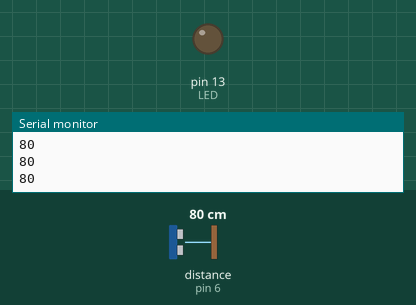
Recording of a sketch running on a simulated Arduino Uno, built with avr-gcc and run on an emulated ATmega328P. On the bench: output pins drawn as LEDs (lit = HIGH), the last lines printed to the serial monitor. Wiring (inferred from the names in the program): ultrasonic range finder: trigger pin 7; echo pin 6. Inputs (shaded band) come from the test bench; at power-on: distance to the obstacle (sensor on pin 6) 80 cm. The echo pulse lasts 58.3 µs per cm; pins used as bus, display or sensor lines are not drawn.

Above: at 1.2 s.
1.3 s: distance to the obstacle (sensor on pin 6) set to 54 cm
2.8 s: distance to the obstacle (sensor on pin 6) set to 47 cm
At 3.9 s:
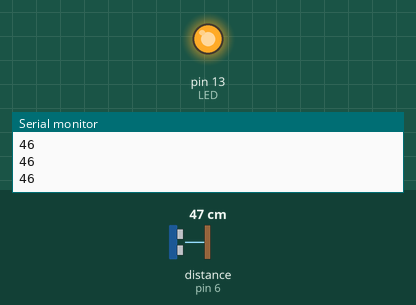
4.3 s: distance to the obstacle (sensor on pin 6) set to 60 cm
At 5.2 s:
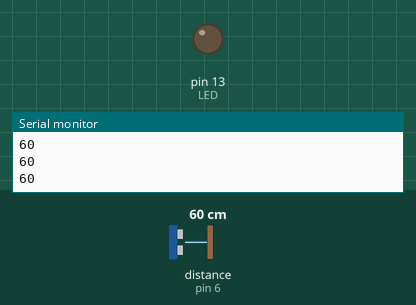
5.8 s: distance to the obstacle (sensor on pin 6) set to 2 cm
At 6.2 s:
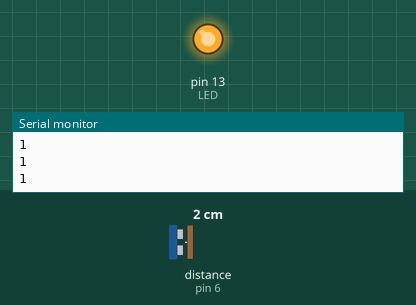
Timing chart, 0 to 8.3 s (numbered marks = the images above; inputs shaded):
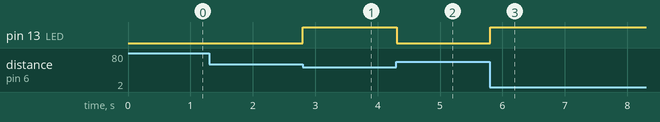

Measured:
- the behaviour switches between 51 and 50 cm on distance to the obstacle (sensor on pin 6) (found by bisection; images 0 and 1)
- after the input at 2.8 s, pin 13 (LED): LOW → HIGH at once
- after the input at 4.3 s, pin 13 (LED): HIGH → LOW at once
- after the input at 5.8 s, pin 13 (LED): LOW → HIGH at once

The sketch:

ultrasonico_modul.ino
```cpp
int TRIG = 7;
int ECO = 6;
int LED = 13;
int DURACION;
int DISTANCIA;
int DISAUX = 0;


void setup() {
  // put your setup code here, to run once:
  pinMode(TRIG,OUTPUT);
  pinMode(ECO,INPUT);
  pinMode(LED,OUTPUT);
  Serial.begin(9600);

}

void loop() {
  // put your main code here, to run repeatedly:
  digitalWrite(TRIG,HIGH);
  delay(1);
  digitalWrite(TRIG,LOW);

  DURACION = pulseIn(ECO,HIGH);

  DISTANCIA = DURACION / 58.2;


    if(DISTANCIA <= 50 && DISTANCIA >= 0)
    {
     digitalWrite(LED, HIGH);
    }
    else
    {
        digitalWrite(LED, LOW);
    }

  Serial.println(DISTANCIA);
  //delay(200);

}
```
